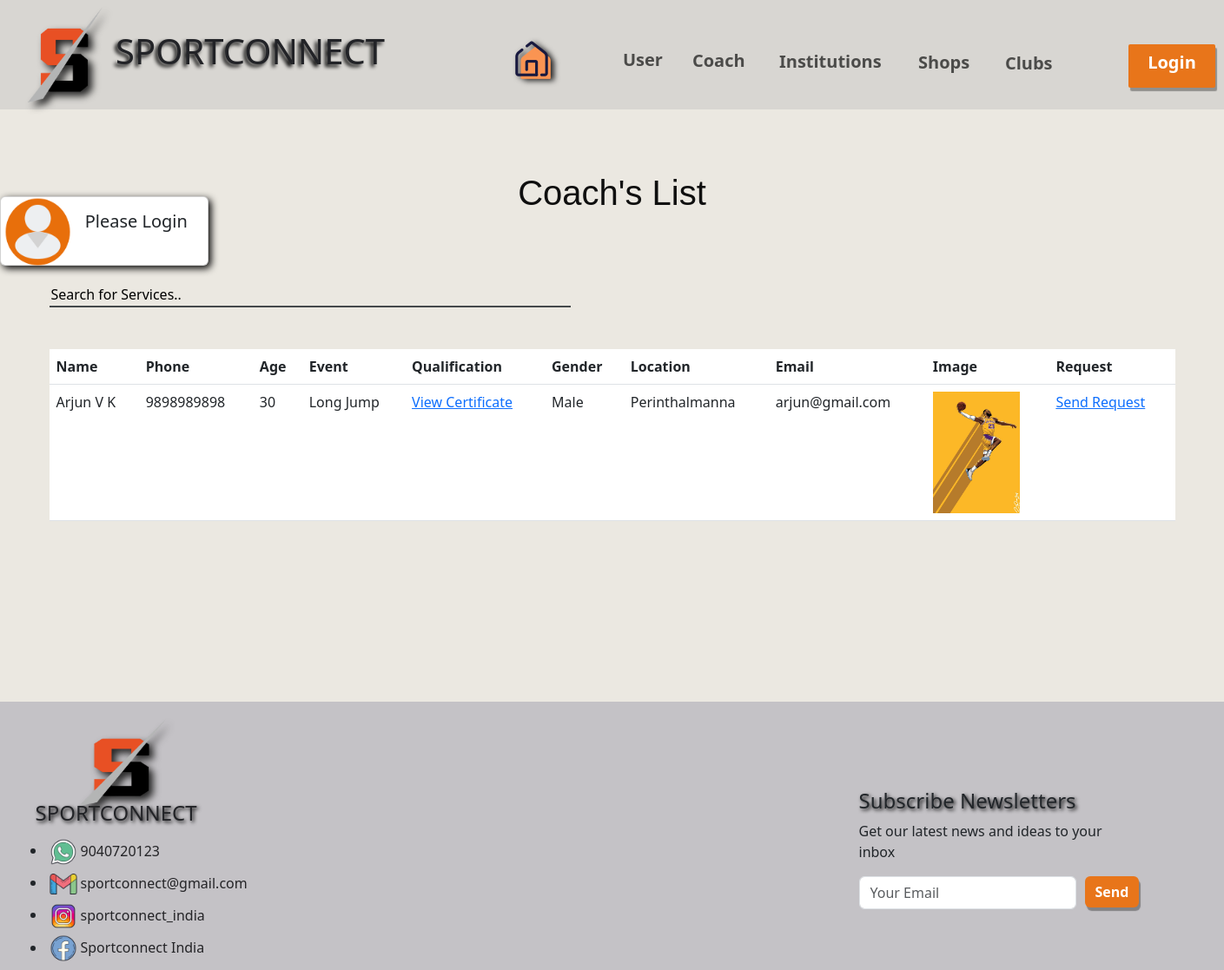
The app's page /cuserviewscoach/ with its own data.
### app1/models.py (models this page shows, shortened)
class coaches(models.Model):
    coachname=models.CharField(max_length=200)
    phone=models.CharField(max_length=200)
    age=models.CharField(max_length=200)
    event=models.CharField(max_length=200)
    qualification=models.FileField(upload_to='certificates')
    gender=models.CharField(max_length=200)
    location=models.CharField(max_length=200)
    email=models.CharField(max_length=200)
    image=models.ImageField(upload_to='chusers')
    password=models.CharField(max_length=200)

### app1/views.py (the view)
# urls.py: path('cuserviewscoach/', views.cuserviewscoach, name="cuserviewscoach"),
def cuserviewscoach(request):
    dict_pc={
        'pc': coaches.objects.all()
    }
    return render(request,'cuserviewscoach.html', dict_pc)

### templates/cuserviewscoach.html (shortened to what this page needs)
{% extends 'base.html' %}
{% block content %}
{% load static %}
<br><br><br>
<div class="container">
  <h1 align="center" style="color: rgb(15, 15, 15); font-family: Verdana, Geneva, Tahoma, sans-serif">Coach's List</h1>
  <br><br><br>
  <input type="text" id="myInput" onkeyup="myFunction()" placeholder="Search for Services.." title="Type in a name" style="width: 600px; background-color: transparent; border: none; border-bottom: 2px solid rgb(68, 72, 74);">
  <br><br><br>
    <table class="table" id="myTable">
        <thead>
          <tr>
            <th scope="col">Name</th>
            <th scope="col">Phone</th>
            <th scope="col">Age</th>
            <th scope="col">Event</th>
            <th scope="col">Qualification</th>
            <th scope="col">Gender</th>
            <th scope="col">Location</th>
            <th scope="col">Email</th>
            <th scope="col">Image</th>
            <th scope="col">Request</th>
          </tr>
        </thead>
        <tbody>
        {% for p in pc %}
          <tr>
            <td>{{p.coachname}}</td>
            <td>{{p.phone}}</td>
            <td>{{p.age}}</td>
            <td>{{p.event}}</td>
            <td><a href="{{p.qualification.url}}">View Certificate</a></td>
            <td>{{p.gender}}</td>
            <td>{{p.location}}</td>
            <td>{{p.email}}</td>
            <td><img src="{{p.image.url}}" alt="" class="img-fluid" style="width: 100px;"></td>
            <td><a href="#">Send Request</a></td>
          </tr>
        {% endfor %}
        </tbody>
      </table>
      <br><br><br><br><br>
</div>
{% endblock %}

### templates/base.html (style rules this page uses)
body { font-family: "Segoe UI", Tahoma, Geneva, Verdana, sans-serif; }

### templates/cuserviewscoach.html (style rules this page uses)
::placeholder { color: black; opacity: 1; }

### records on screen
coaches: coachname "Arjun V K", phone "9898989898", age "30", event "Long Jump", gender "Male", location "Perinthalmanna", email "arjun@gmail.com", image (picture)
